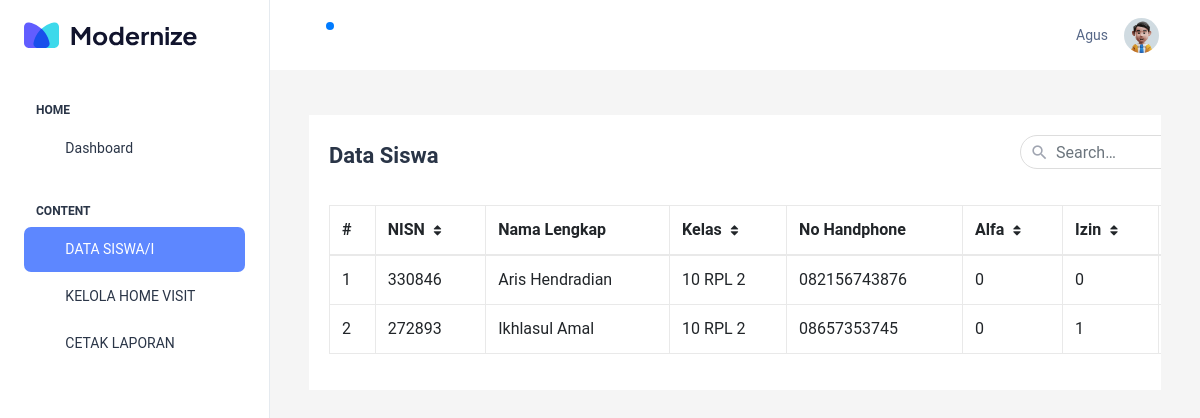
Page /dashboard/data-siswa.php (signed in) on the earlier database version.
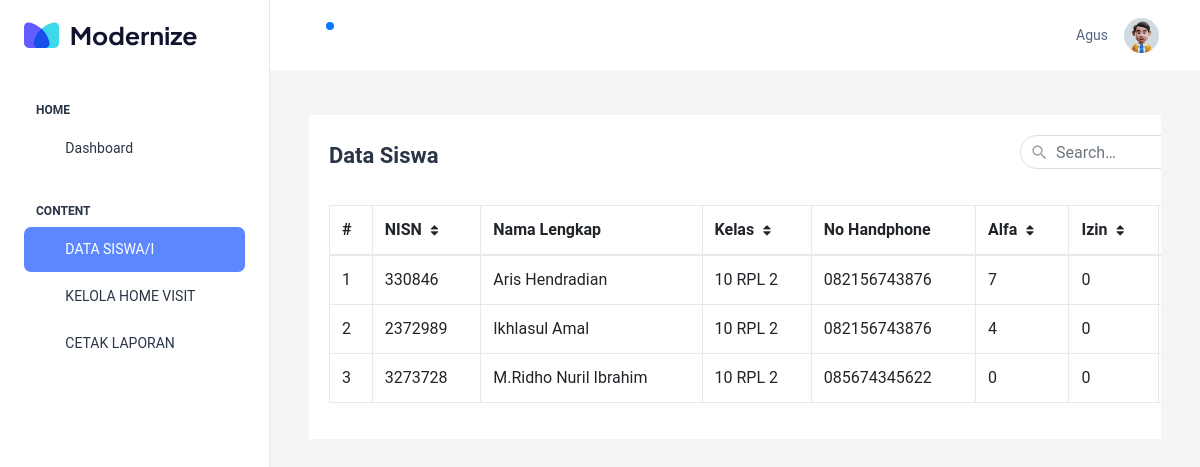
Same page on the later database version.
### tables this page shows
CREATE TABLE `users` (
  `id_user` int(11) NOT NULL,
  `username` varchar(50) NOT NULL,
  `password` varchar(255) NOT NULL,
  `role` enum('admin','guru_bk','siswa','kepala_sekolah') NOT NULL,
  `created_at` timestamp NOT NULL DEFAULT current_timestamp()
);

CREATE TABLE `siswa` (
  `id_siswa` int(11) NOT NULL,
  `id_user` int(11) DEFAULT NULL,
  `nisn` varchar(20) NOT NULL,
  `nama_lengkap` varchar(100) NOT NULL,
  `jenis_kelamin` enum('L','P') NOT NULL,
  `telepon` varchar(50) NOT NULL,
  `kelas` varchar(10) NOT NULL,
  `jumlah_alfa` int(20) DEFAULT NULL,
  `jumlah_izin` int(20) DEFAULT NULL,
  `jumlah_sakit` int(20) DEFAULT NULL
);

### config/functions.php (called while the page is built, shortened)
<?php
class database
{
    public $conn;
    function __construct()
    {
        $this->conn = mysqli_connect("localhost", "root", "", "db_bimbingan_konseling");
    }
    function data_session()
    {
        $stmt = $this->conn->prepare("SELECT users.id_user, users.username, role, siswa.*  FROM users LEFT JOIN siswa ON users.id_user = siswa.id_user WHERE users.id_user=?");
        $stmt->bind_param("i", $_SESSION['id_login']);
        $stmt->execute();
        $result = $stmt->get_result()->fetch_assoc();
        return $result;
    }
    function data_siswa(): array
    {
        $role = "siswa";
        $stmt = $this->conn->prepare("SELECT * FROM users INNER JOIN siswa ON users.id_user = siswa.id_user WHERE users.role=?");
        $stmt->bind_param("s", $role);
        $stmt->execute();
        $results = $stmt->get_result();
        if ($results->num_rows > 0) {
            while ($row = $results->fetch_assoc()) {
                $response[] = [
                    'id_user' => $row['id_user'],
                    'id_siswa' => $row['id_siswa'],
                    'nisn' => $row['nisn'],
                    'nama_lengkap' => $row['nama_lengkap'],
                    'kelas' => $row['kelas'],
                    'telp' => $row['telepon'],
                    'jumlah_alfa' => $row['jumlah_alfa'] == null ? 0 : $row['jumlah_alfa'],
                    'jumlah_izin' => $row['jumlah_izin'] == null ? 0 : $row['jumlah_izin'],
                    'jumlah_sakit' => $row['jumlah_sakit'] == null ? 0 : $row['jumlah_sakit'],
                ];
            }
        } else {
            $response = [];
        }
        return $response;
    }
}
?>

### dashboard/data-siswa.php (the view, shortened to what this page needs)
<?php
include '../config/functions.php';
$db = new database();
$db->auth_dashboard();
$session = $db->data_session();
?>
<!doctype html>
<html lang="en">
<head>
    <link rel="stylesheet" href="../assets/css/styles.min.css" />
    <link rel="stylesheet" href="https://stackpath.bootstrapcdn.com/bootstrap/4.5.0/css/bootstrap.min.css">
    <link rel="stylesheet" href="https://maxcdn.bootstrapcdn.com/font-awesome/4.7.0/css/font-awesome.min.css">
    <link rel="stylesheet" href="../assets/css/style2.css">
    <link rel="stylesheet" href="../assets/css/toastr.min.css">
</head>
<body>
    <div class="page-wrapper" id="main-wrapper" data-layout="vertical" data-navbarbg="skin6" data-sidebartype="full"
        data-sidebar-position="fixed" data-header-position="fixed">
        <?php
        include '../include/sidebar.php';
        ?>
        <div class="body-wrapper">
            <?php
            include '../include/header.php';
            ?>
            <div class="container-fluid">
                <div class="container-xl">
                    <div class="table-responsive">
                        <div class="table-wrapper">
                            <div class="table-title">
                                <div class="row">
                                    <div class="col-sm-8">
                                        <h2><b>Data Siswa</b></h2>
                                    </div>
                                    <div class="col-sm-4 mb-3">
                                        <div class="search-box">
                                            <i class="material-icons">&#xE8B6;</i>
                                            <input type="text" class="form-control" placeholder="Search&hellip;">
                                        </div>
                                    </div>
                                </div>
                            </div>
                            <table class="table  table-hover table-bordered">
                                <thead>
                                    <tr>
                                        <th>#</th>
                                        <th>NISN <i class="fa fa-sort"></i></th>
                                        <th>Nama Lengkap</th>
                                        <th>Kelas <i class="fa fa-sort"></i></th>
                                        <th>No Handphone</th>
                                        <th>Alfa <i class="fa fa-sort"></i></th>
                                        <th>Izin <i class="fa fa-sort"></i></th>
                                        <th>Sakit <i class="fa fa-sort"></i></th>
                                    </tr>
                                </thead>
                                <tbody>
                                    <?php
                                    $siswa = $db->data_siswa();
                                    $no = 1;
                                    foreach($siswa as $row){
                                    ?>
                                    <tr>
                                        <td><?= $no++ ?></td>
                                        <td><?= $row['nisn'] ?></td>
                                        <td><?= $row['nama_lengkap'] ?></td>
                                        <td><?= $row['kelas'] ?></td>
                                        <td><?= $row['telp'] ?></td>
                                        <td><?= $row['jumlah_alfa'] ?></td>
                                        <td><?= $row['jumlah_izin'] ?></td>
                                        <td><?= $row['jumlah_sakit'] ?></td>
                                    </tr>
                                    <?php } ?>
                                </tbody>
                            </table>
                        </div>
                    </div>
                </div>
            </div>
        </div>
    </div>
</body>
</html>

### include/sidebar.php (shortened to what this page needs)
<aside class="left-sidebar">
    <div>
        <div class="brand-logo d-flex align-items-center justify-content-between">
            <a href="index.php" class="text-nowrap logo-img">
                <img src="../assets/images/logos/dark-logo.svg" width="180" alt=""/>
            </a>
        </div>
        <nav class="sidebar-nav scroll-sidebar" data-simplebar="">
            <ul id="sidebarnav">
                <li class="nav-small-cap">
                    <span class="hide-menu">Home</span>
                </li>
                <li class="sidebar-item">
                    <a class="sidebar-link" href="index.php" aria-expanded="false">
                        <span>
                            <i class="ti ti-layout-dashboard"></i>
                        </span>
                        <span class="hide-menu">Dashboard</span>
                    </a>
                </li>
                <li class="nav-small-cap">
                    <span class="hide-menu">Content</span>
                </li>
                <?php if($session['role'] == 'guru_bk'){ ?>
                    <li class="sidebar-item">
                        <a class="sidebar-link" href="data-siswa.php" aria-expanded="false">
                            <span>
                                <i class="ti ti-article"></i>
                            </span>
                            <span class="hide-menu">DATA SISWA/I</span>
                        </a>
                    </li>
                <?php } ?>
                <?php if($session['role'] == 'guru_bk'){ ?>
                        <li class="sidebar-item">
                            <a class="sidebar-link" href="data-home-visit.php" aria-expanded="false">
                                <span>
                                    <i class="ti ti-article"></i>
                                </span>
                                <span class="hide-menu">KELOLA HOME VISIT</span>
                            </a>
                        </li>
                <?php  } ?>
                <?php if($session['role'] == 'guru_bk' || $session['role'] == 'kepala_sekolah'){ ?>
                        <li class="sidebar-item">
                            <a class="sidebar-link" href="data-laporan-visit.php" aria-expanded="false">
                                <span>
                                    <i class="ti ti-article"></i>
                                </span>
                                <span class="hide-menu">CETAK LAPORAN</span>
                            </a>
                        </li>
                <?php  } ?>
            </ul>
        </nav>
    </div>
</aside>

### include/header.php (shortened to what this page needs)
<header class="app-header">
    <nav class="navbar navbar-expand-lg navbar-light">
        <ul class="navbar-nav">
            <li class="nav-item">
                <a class="nav-link nav-icon-hover" href="javascript:void(0)">
                    <i class="ti ti-bell-ringing"></i>
                    <div class="notification bg-primary rounded-circle"></div>
                </a>
            </li>
        </ul>
        <div class="navbar-collapse justify-content-end px-0" id="navbarNav">
            <ul class="navbar-nav flex-row ms-auto align-items-center justify-content-end">
                <span class="fs-3"><?= $session['username'] ?></span>
                <li class="nav-item dropdown">
                    <a class="nav-link nav-icon-hover" href="javascript:void(0)" id="drop2" data-bs-toggle="dropdown"
                        aria-expanded="false">
                        <img src="../assets/images/profile/user-1.jpg" alt="" width="35" height="35"
                            class="rounded-circle">
                    </a>
                </li>
            </ul>
        </div>
    </nav>
</header>

### assets/css/style2.css (style rules this page uses)
body { color: #566787; background: #f5f5f5; font-family: "Roboto", sans-serif; }
.table-responsive { margin: 30px 0; }
.table-wrapper { min-width: 1000px; background: #fff; padding: 20px; box-shadow: 0 1px 1px rgba(0, 0, 0, 0.05); }
.table-title { padding-bottom: 10px; margin: 0 0 10px; min-width: 100%; }
.table-title h2 { margin: 8px 0 0; font-size: 22px; }
.search-box { position: relative; float: right; }
.search-box input { height: 34px; border-radius: 20px; padding-left: 35px; border-color: #ddd; box-shadow: none; }
.search-box i { color: #a0a5b1; position: absolute; font-size: 19px; top: 8px; left: 10px; }
table.table tr th, table.table tr td { border-color: #e9e9e9; }
table.table th i { font-size: 13px; margin: 0 5px; cursor: pointer; }
table.table td:last-child { width: 130px; }

Differences in the rows shown:
removed siswa: nisn "272893", nama_lengkap "Ikhlasul Amal", kelas "10 RPL 2", telepon "08657353745", jumlah_alfa "0", jumlah_izin "1"
changed siswa "Aris Hendradian": jumlah_alfa "0" → "7"
added siswa: nisn "2372989", nama_lengkap "Ikhlasul Amal", kelas "10 RPL 2", telepon "082156743876", jumlah_alfa "4", jumlah_izin "0"
added siswa: nisn "3273728", nama_lengkap "M.Ridho Nuril Ibrahim", kelas "10 RPL 2", telepon "085674345622", jumlah_alfa "0", jumlah_izin "0"
